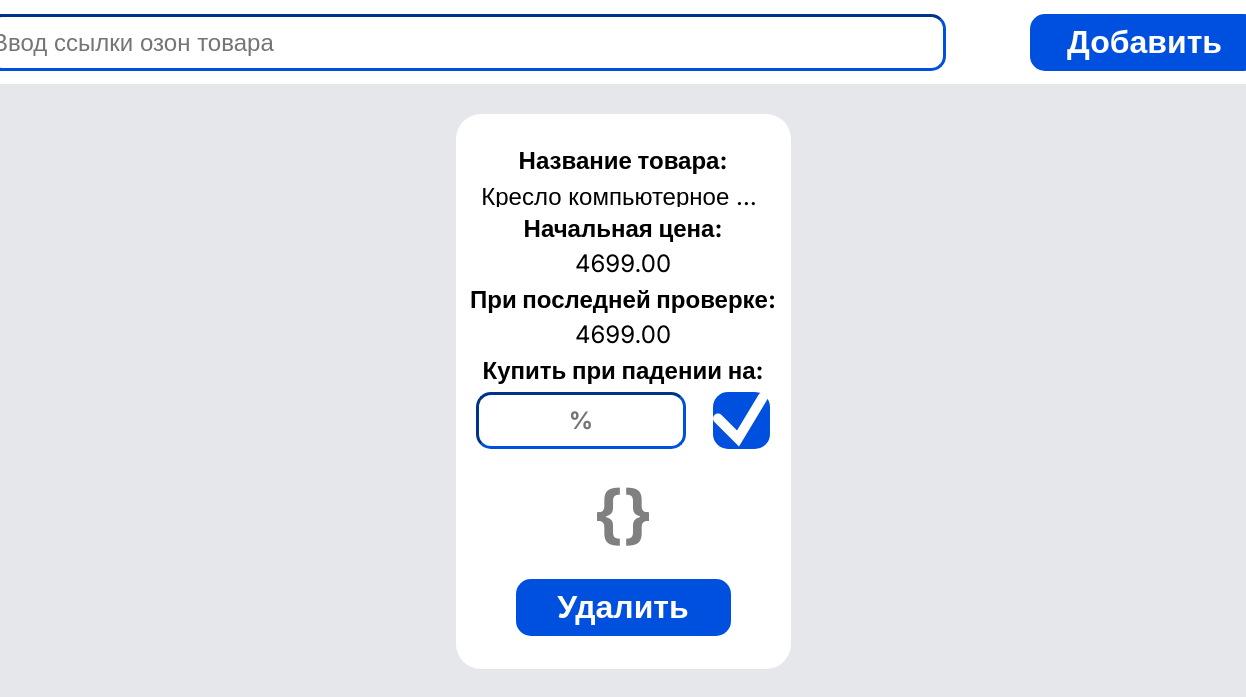
Page /add-product/ on the earlier database version.
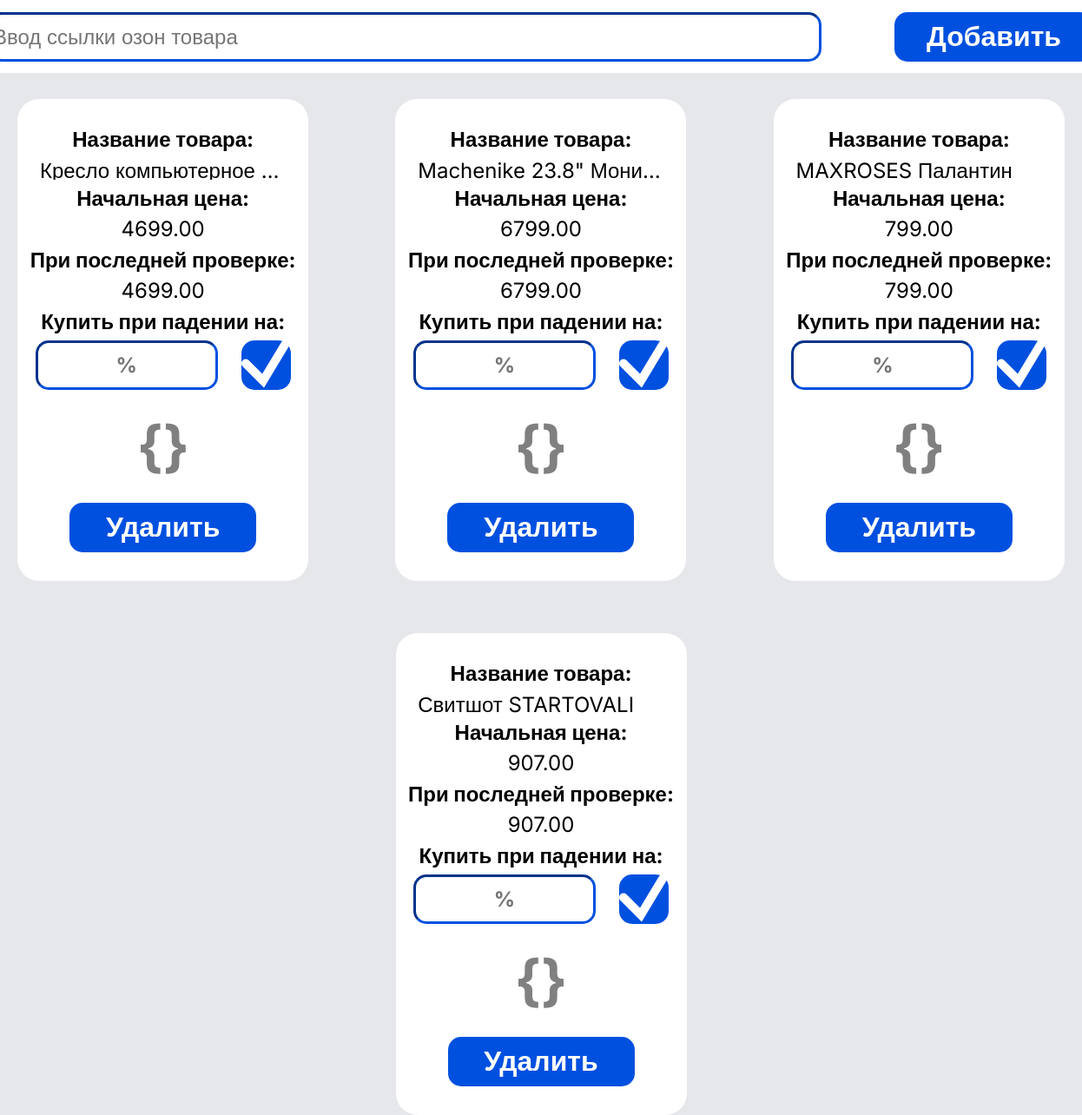
Same page on the later database version.
### products/models.py (models this page shows, shortened)
class Product(models.Model):
    url = models.URLField(unique=True, primary_key=True)
    name = models.CharField(max_length=255)
    price = models.DecimalField(max_digits=10, decimal_places=2, default=0.00) # DecimalField
    start_price = models.DecimalField(max_digits=10, decimal_places=2, default=0.00)  # DecimalField
    created = models.DateTimeField(default=utils.timezone.now)

### products/views.py (the view, shortened to what this page needs)
# urls.py: path('', lambda x: redirect('add_product')),  # Перенаправление на '/add-product/', если корневая страница запрашивается
def add_product(request):
    all_products = Product.objects.all()
    return render(request, 'add_product.html', {'all_products': all_products})

### products/templates/add_product.html (shortened to what this page needs)
<!DOCTYPE html>
<html lang="en">
<head>
    {% load static %}
    <link rel="stylesheet" href="{% static 'css/normalize.css' %}">
    <link rel="stylesheet" href="{% static 'css/style.css' %}">
</head>
<body>
    <main>
        <header>
            <form id="add_product_form" method="POST">
                <label for="ozon">
                    <input id="add_input" type="text" name="ozon" id="ozon" placeholder="Ввод ссылки озон товара">
                </label>
                <button type="submit" id="submit">Добавить</button>
            </form>
        </header>
        <section class="products">
            {% for p in all_products %}
                <div class="product">
                    <strong>Название товара:</strong>
                    <p class="product_name" title="{{ p.name }}"><a href="{{ p.url }}" target="_blank">{{ p.name }}</a></p>
                    <strong>Начальная цена:</strong>
                    <p>{{ p.price }}</p>
                    <strong>При последней проверке:</strong>
                    <p>{{ p.price }}</p>
                    <strong>Купить при падении на:</strong>
                    <form id="add_procent_form" method="POST">
                        <label for="procent">
                            <input id="add_procent" type="text" name="procent" id="procent" placeholder="%">
                        </label>
                        <button type="submit" id="accept"><svg width="55" height="55" viewBox="0 0 55 55" fill="none" xmlns="http://www.w3.org/2000/svg"><path d="M5 26.5L25 46.5L50 5" stroke="white" stroke-width="10" stroke-linecap="round"/></svg></button>
                    </form>
                    <strong class="procent_minus procent_plus zero_procent">{}</strong>
                    <button type="submit" id="delete">Удалить</button>
                </div>
            {% empty %}
                <p>Пока нет добавленных товаров.</p>
            {% endfor %}
        </section>
    </main>
</body>
</html>

### products/static/css/style.css (style rules this page uses)
:root { --background-color: #001A34; --font-size-base: 62.5%; --primary-color: #0050E0; --background-twice: #FFFFFF; --red-procent: #E54528; --green-procent: #A9E58B; --gray-procent: gray; }
* { box-sizing: border-box; }
html { font-size: var(--font-size-base); }
p { margin: 0; }
body { font-family: "Inter", sans-serif; font-size: 2.4rem; background-color: rgba(0, 26, 52, 0.1); }
header { height: 84px; background-color: var(--background-twice); display: flex; justify-content: center; }
#submit { background-color: var(--primary-color); border-color: var(--primary-color); all: unset; cursor: pointer; background-color: var(--primary-color); color: var(--background-twice); height: 57px; width: 229px; border-radius: 15px; border-width: 3px; text-align: center; font-weight: bold; font-size: 3.2rem; }
#accept { background-color: var(--primary-color); border-color: var(--primary-color); all: unset; cursor: pointer; background-color: var(--primary-color); height: 57px; width: 57px; border-radius: 15px; border-width: 3px; }
#add_procent_form { display: flex; align-items: center; gap: 27px; }
#add_procent { outline: none; width: 210px; height: 57px; border-radius: 15px; border-width: 3px; border-color: var(--primary-color); font-weight: bold; font-size: 2.4rem; text-align: center; }
#add_product_form { display: flex; align-items: center; gap: 84px; }
#add_input { outline: none; width: 959px; height: 57px; border-radius: 15px; border-width: 3px; border-color: var(--primary-color); font-weight: 100; font-size: 2.4rem; }
.products { display: flex; flex-direction: row; justify-content: space-around; flex-wrap: wrap; align-content: space-around; column-gap: 60px; row-gap: 60px; margin-top: 30px; }
.product { display: flex; height: 555px; width: 335px; background-color: var(--background-twice); padding: 10px; border-radius: 25px; align-items: center; justify-content: center; flex-direction: column; gap: 8px; }
.product_name { display: inline-block; width: 90%; height: 24px; white-space: nowrap; overflow: hidden; text-overflow: ellipsis; }
.product_name a { text-decoration: none; color: inherit; cursor: pointer; }
.procent_plus { font-size: 6.4rem; margin: 20px 0; color: var(--green-procent); }
.procent_minus { font-size: 6.4rem; margin: 20px 0; color: var(--red-procent); }
.zero_procent { font-size: 6.4rem; margin: 20px 0; color: var(--gray-procent); }
#delete { background-color: var(--primary-color); border-color: var(--primary-color); all: unset; cursor: pointer; background-color: var(--primary-color); color: var(--background-twice); height: 57px; width: 215px; border-radius: 15px; border-width: 3px; text-align: center; font-weight: bold; font-size: 3.2rem; }

Differences in the rows shown:
added Product: name "Machenike 23.8\" Мони…", price "6799.00"
added Product: name "MAXROSES Палантин", price "799.00"
added Product: name "Свитшот STARTOVALI", price "907.00"
